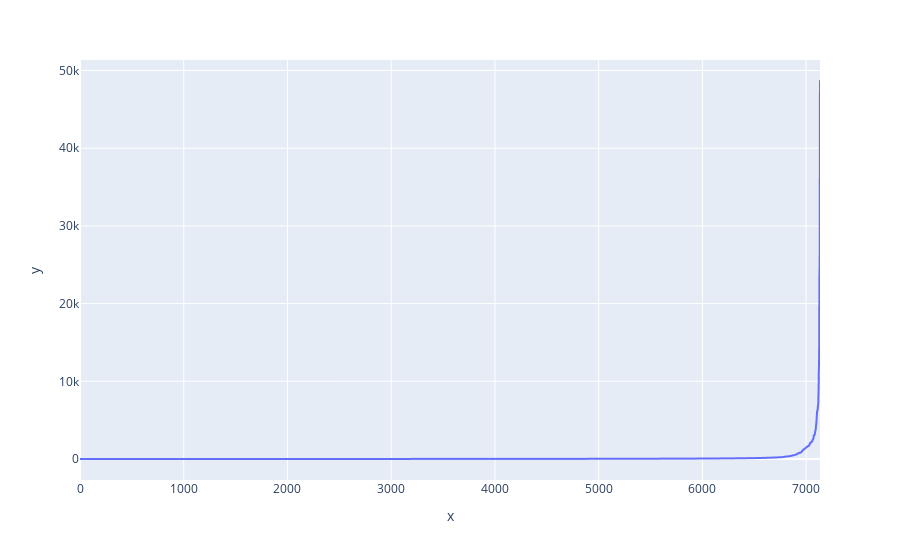

The cell this chart's notebook holds for it:
### Code cell
mean = df.mean().sort_values()
px.line(x=range(mean.size), y=mean)

### Figure 1 — Plotly figure (JSON) as saved in the notebook; plotly's stock layout.template omitted (floating-point values rounded to 4 significant figures; data arrays with more than 128 entries replaced by an {"elided": "..."} marker saying what was removed)
{"data": [{"hovertemplate": "x=%{x}<br>y=%{y}<extra></extra>", "legendgroup": "", "line": {"color": "#636efa", "dash": "solid"}, "marker": {"symbol": "circle"}, "mode": "lines", "name": "", "showlegend": false, "type": "scattergl", "x": {"elided": "7135 int values"}, "xaxis": "x", "y": {"elided": "7135 float values"}, "yaxis": "y"}], "layout": {"legend": {"tracegroupgap": 0}, "margin": {"t": 60}, "xaxis": {"anchor": "y", "domain": [0, 1], "title": {"text": "x"}}, "yaxis": {"anchor": "x", "domain": [0, 1], "title": {"text": "y"}}}}
